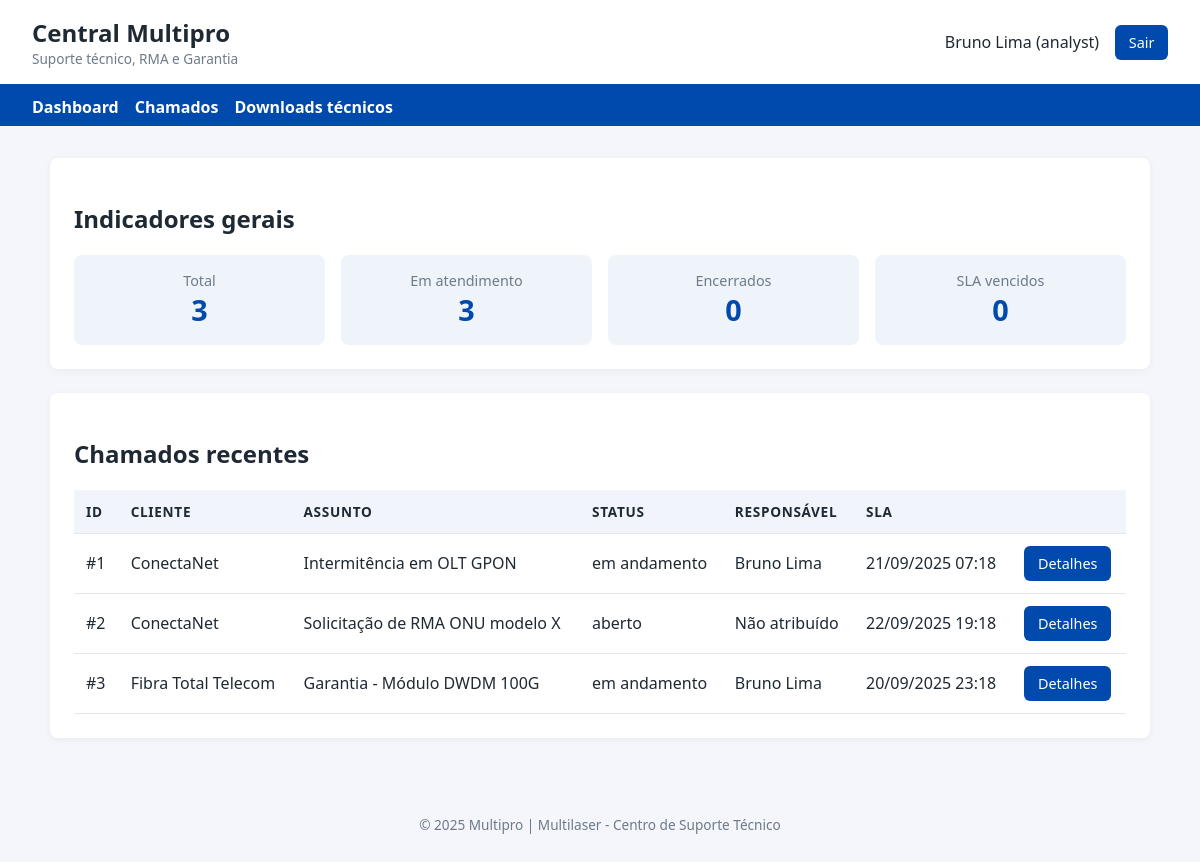
/app/public/index.php (signed in), run on the app's committed database.
### tables this page shows
CREATE TABLE tickets (
    id INT AUTO_INCREMENT PRIMARY KEY,
    client_id INT NOT NULL,
    assigned_to INT DEFAULT NULL,
    subject VARCHAR(150) NOT NULL,
    description TEXT NOT NULL,
    type ENUM('suporte','rma','garantia') NOT NULL DEFAULT 'suporte',
    severity ENUM('crítico','alto','médio','baixo') NOT NULL DEFAULT 'médio',
    status VARCHAR(30) NOT NULL DEFAULT 'aberto',
    sla_due_at DATETIME NOT NULL,
    created_at TIMESTAMP DEFAULT CURRENT_TIMESTAMP,
    updated_at TIMESTAMP DEFAULT CURRENT_TIMESTAMP ON UPDATE CURRENT_TIMESTAMP,
    CONSTRAINT fk_tickets_client FOREIGN KEY (client_id) REFERENCES users(id),
    CONSTRAINT fk_tickets_analyst FOREIGN KEY (assigned_to) REFERENCES users(id)
);

CREATE TABLE users (
    id INT AUTO_INCREMENT PRIMARY KEY,
    username VARCHAR(50) NOT NULL UNIQUE,
    password_hash VARCHAR(255) NOT NULL,
    full_name VARCHAR(100) NOT NULL,
    role ENUM('manager','analyst','client') NOT NULL,
    company_name VARCHAR(150) DEFAULT NULL,
    created_at TIMESTAMP DEFAULT CURRENT_TIMESTAMP
);

### app/src/auth.php (called while the page is built, shortened)
<?php
function current_user(): ?array
{
    return $_SESSION['user'] ?? null;
}

### app/src/helpers.php (called while the page is built, shortened)
<?php
function e(?string $value): string
{
    return htmlspecialchars($value ?? '', ENT_QUOTES | ENT_SUBSTITUTE, 'UTF-8');
}
function format_datetime(?string $dateTime): string
{
    $date = new DateTime($dateTime);
    return $date->format('d/m/Y H:i');
}
function is_overdue(?string $dueDate, ?string $status = null): bool
{
    return (new DateTime($dueDate)) < new DateTime();
}

### app/src/tickets.php (called while the page is built, shortened)
<?php
require_once __DIR__ . '/helpers.php';
function get_tickets_for_user(PDO $pdo, array $user): array
{
    $stmt = $pdo->query('SELECT t.*, uc.full_name AS client_name, uc.company_name, ua.full_name AS analyst_name
        FROM tickets t
        JOIN users uc ON t.client_id = uc.id
        LEFT JOIN users ua ON t.assigned_to = ua.id
        ORDER BY t.created_at DESC');
    return $stmt->fetchAll();
}
function get_ticket_metrics(PDO $pdo): array
{
    $metrics = [];
    $metrics['total'] = (int) $pdo->query('SELECT COUNT(*) FROM tickets')->fetchColumn();
    $metrics['abertos'] = (int) $pdo->query("SELECT COUNT(*) FROM tickets WHERE status IN ('aberto','em andamento','aguardando cliente')")->fetchColumn();
    $metrics['encerrados'] = (int) $pdo->query("SELECT COUNT(*) FROM tickets WHERE status IN ('resolvido','encerrado')")->fetchColumn();
    $metrics['sla_atrasados'] = (int) $pdo->query("SELECT COUNT(*) FROM tickets WHERE sla_due_at < NOW() AND status NOT IN ('resolvido','encerrado')")->fetchColumn();
    return $metrics;
}

### app/public/index.php (the view, shortened to what this page needs)
<?php
require_once __DIR__ . '/../src/helpers.php';
require_once __DIR__ . '/../src/auth.php';
require_once __DIR__ . '/../src/tickets.php';
$page = $_GET['page'] ?? 'dashboard';
require __DIR__ . '/../src/header.php';
$user = current_user();
switch ($page) {
        ?>
        <?php
    case 'dashboard':
        if ($user['role'] === ROLE_CLIENT) {
            $metrics = get_client_ticket_metrics($pdo, (int) $user['id']);
            $tickets = array_slice(get_tickets_for_user($pdo, $user), 0, 5);
            ?>
            <section class="card">
                <h2>Resumo dos seus chamados</h2>
                <div class="metrics">
                    <div class="metric"><span>Total</span><strong><?= e((string) $metrics['total']) ?></strong></div>
                    <div class="metric"><span>Abertos</span><strong><?= e((string) $metrics['abertos']) ?></strong></div>
                    <div class="metric"><span>Encerrados</span><strong><?= e((string) $metrics['encerrados']) ?></strong></div>
                    <div class="metric"><span>SLA em risco</span><strong><?= e((string) $metrics['sla_atrasados']) ?></strong></div>
                </div>
            </section>
            <section class="card">
                <h2>Últimos chamados</h2>
                <?php if (empty($tickets)): ?>
                    <p>Você ainda não abriu chamados.</p>
                <?php else: ?>
                    <table>
                        <thead>
                        <tr>
                            <th>ID</th>
                            <th>Assunto</th>
                            <th>Status</th>
                            <th>SLA</th>
                            <th></th>
                        </tr>
                        </thead>
                        <tbody>
                        <?php foreach ($tickets as $ticket): ?>
                            <tr class="<?= is_overdue($ticket['sla_due_at'], $ticket['status']) ? 'overdue' : '' ?>">
                                <td>#<?= e((string) $ticket['id']) ?></td>
                                <td><?= e($ticket['subject']) ?></td>
                                <td><?= e($ticket['status']) ?></td>
                                <td><?= e(format_datetime($ticket['sla_due_at'])) ?></td>
                                <td><a class="button" href="index.php?page=ticket_detail&id=<?= e((string) $ticket['id']) ?>">Detalhes</a></td>
                            </tr>
                        <?php endforeach; ?>
                        </tbody>
                    </table>
                <?php endif; ?>
            </section>
            <?php
        } else {
            $metrics = get_ticket_metrics($pdo);
            $tickets = array_slice(get_tickets_for_user($pdo, $user), 0, 10);
            ?>
            <section class="card">
                <h2>Indicadores gerais</h2>
                <div class="metrics">
                    <div class="metric"><span>Total</span><strong><?= e((string) $metrics['total']) ?></strong></div>
                    <div class="metric"><span>Em atendimento</span><strong><?= e((string) $metrics['abertos']) ?></strong></div>
                    <div class="metric"><span>Encerrados</span><strong><?= e((string) $metrics['encerrados']) ?></strong></div>
                    <div class="metric"><span>SLA vencidos</span><strong><?= e((string) $metrics['sla_atrasados']) ?></strong></div>
                </div>
            </section>
            <section class="card">
                <h2>Chamados recentes</h2>
                <?php if (empty($tickets)): ?>
                    <p>Nenhum chamado cadastrado.</p>
                <?php else: ?>
                    <table>
                        <thead>
                        <tr>
                            <th>ID</th>
                            <th>Cliente</th>
                            <th>Assunto</th>
                            <th>Status</th>
                            <th>Responsável</th>
                            <th>SLA</th>
                            <th></th>
                        </tr>
                        </thead>
                        <tbody>
                        <?php foreach ($tickets as $ticket): ?>
                            <tr class="<?= is_overdue($ticket['sla_due_at'], $ticket['status']) ? 'overdue' : '' ?>">
                                <td>#<?= e((string) $ticket['id']) ?></td>
                                <td><?= e($ticket['company_name'] ?: $ticket['client_name']) ?></td>
                                <td><?= e($ticket['subject']) ?></td>
                                <td><?= e($ticket['status']) ?></td>
                                <td><?= e($ticket['analyst_name'] ?? 'Não atribuído') ?></td>
                                <td><?= e(format_datetime($ticket['sla_due_at'])) ?></td>
                                <td><a class="button" href="index.php?page=ticket_detail&id=<?= e((string) $ticket['id']) ?>">Detalhes</a></td>
                            </tr>
                        <?php endforeach; ?>
                        </tbody>
                    </table>
                <?php endif; ?>
            </section>
            <?php
        }
        break;
        ?>
        <?php
}
require __DIR__ . '/../src/footer.php';

### app/src/header.php (shortened to what this page needs)
<?php
require_once __DIR__ . '/auth.php';
require_once __DIR__ . '/helpers.php';
$user = current_user();
?>
<!DOCTYPE html>
<html lang="pt-br">
<head>
    <link rel="stylesheet" href="styles.css">
</head>
<body>
<header class="topbar">
    <div class="brand">
        <h1>Central Multipro</h1>
        <span class="subtitle">Suporte técnico, RMA e Garantia</span>
    </div>
    <?php if ($user): ?>
        <div class="user-info">
            <span><?= e($user['full_name'] ?? $user['username']) ?> (<?= e($user['role']) ?>)</span>
            <a class="button" href="index.php?page=logout">Sair</a>
        </div>
    <?php endif; ?>
</header>
<?php if ($user): ?>
<nav class="main-nav">
    <a href="index.php?page=dashboard">Dashboard</a>
    <a href="index.php?page=tickets">Chamados</a>
    <a href="index.php?page=downloads">Downloads técnicos</a>
</nav>
<?php endif; ?>
<main class="container">

### app/src/footer.php
    </main>
    <footer class="footer">
        <p>&copy; <?= date('Y') ?> Multipro | Multilaser - Centro de Suporte Técnico</p>
    </footer>
</body>
</html>

### app/public/styles.css (style rules this page uses)
:root { --primary: #004aad; --accent: #00a3ff; --danger: #d7263d; --bg: #f4f6fb; --text: #1f2933; --muted: #6c7a89; font-family: 'Segoe UI', Tahoma, sans-serif; }
body { margin: 0; background: var(--bg); color: var(--text); }
.topbar { display: flex; justify-content: space-between; align-items: center; background: white; border-bottom: 4px solid var(--primary); padding: 1rem 2rem; }
.topbar h1 { margin: 0; font-size: 1.5rem; }
.subtitle { display: block; font-size: 0.85rem; color: var(--muted); }
.main-nav { background: var(--primary); padding: 0.5rem 2rem; display: flex; gap: 1rem; }
.main-nav a { color: white; text-decoration: none; font-weight: 600; }
.container { max-width: 1100px; margin: 2rem auto; padding: 0 1rem; }
.card { background: white; border-radius: 8px; padding: 1.5rem; margin-bottom: 1.5rem; box-shadow: 0 2px 8px rgba(0,0,0,0.05); }
.metrics { display: grid; grid-template-columns: repeat(auto-fit, minmax(150px, 1fr)); gap: 1rem; }
.metric { background: #eff4fb; border-radius: 8px; padding: 1rem; text-align: center; }
.metric span { display: block; color: var(--muted); font-size: 0.9rem; }
.metric strong { font-size: 1.8rem; color: var(--primary); }
table { width: 100%; border-collapse: collapse; }
table th, table td { padding: 0.75rem; border-bottom: 1px solid #e3e8ee; text-align: left; }
table th { background: #f1f5fb; font-size: 0.85rem; text-transform: uppercase; letter-spacing: 0.05em; }
.button, button { display: inline-block; padding: 0.5rem 0.85rem; background: var(--primary); color: white; border: none; border-radius: 6px; cursor: pointer; text-decoration: none; font-size: 0.9rem; }
.user-info { display: flex; gap: 1rem; align-items: center; }
.footer { text-align: center; padding: 2rem; color: var(--muted); font-size: 0.85rem; }

### data on the page
tickets: id "1", client.company_name "ConectaNet", subject "Intermitência em OLT GPON", status "em andamento", assigned_to.full_name "Bruno Lima", sla_due_at "21/09/2025 07:18"
tickets: id "2", client.company_name "ConectaNet", subject "Solicitação de RMA ONU modelo X", status "aberto", analyst_name "Não atribuído", sla_due_at "22/09/2025 19:18"
tickets: id "3", client.company_name "Fibra Total Telecom", subject "Garantia - Módulo DWDM 100G", status "em andamento", assigned_to.full_name "Bruno Lima", sla_due_at "20/09/2025 23:18"

### other printed values
$user['full_name'] "Bruno Lima"
$user['role'] "analyst"
$metrics['total'] "3"
$metrics['abertos'] "3"
$metrics['encerrados'] "0"
$metrics['sla_atrasados'] "0"
